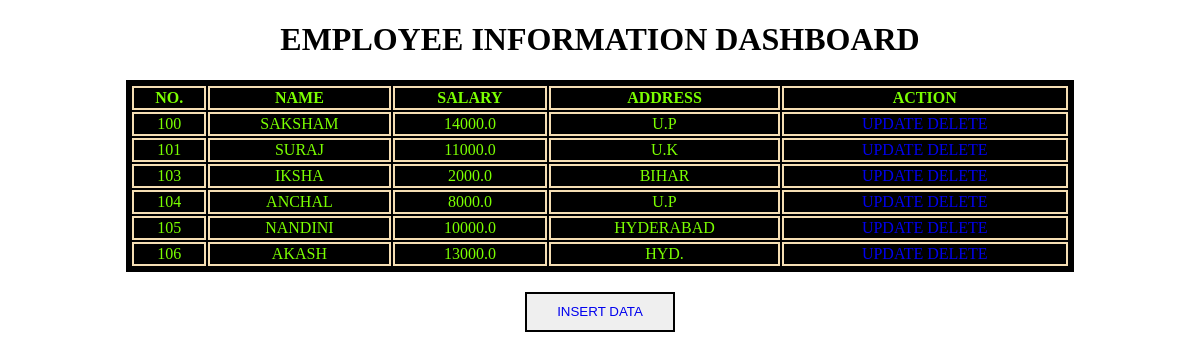
The page / on the database its author committed.
### testApp/models.py (models this page shows)
class EmployeeForm(models.Model):
    eno = models.IntegerField()
    ename = models.CharField(max_length=64)
    esal = models.FloatField()
    eaddr = models.CharField(max_length=256)

### testApp/views.py (the view)
# urls.py: path('', views.retrieve_view),
def retrieve_view(request):
    employees = EmployeeForm.objects.all()
    return render(request,'testApp/home.html',{'employees':employees})

### templates/testApp/home.html
<!DOCTYPE html>
{% extends "testApp/base.html" %}
{% block body_block %}
{% load static %}
<link rel="stylesheet" href="{% static "css/demo.css" %}">
<h1>EMPLOYEE INFORMATION DASHBOARD</h1>
<div class="container">
    <table>
        <tr>
            <th>NO.</th>
            <th>NAME</th>
            <th>SALARY</th>
            <th>ADDRESS</th>
            <th>ACTION</th>
        </tr>
        {% for emp in employees %}
        <tr>
            <td>{{emp.eno}}</td>
            <td>{{emp.ename}}</td>
            <td>{{emp.esal}}</td>
            <td>{{emp.eaddr}}</td>
            <td><a href="/update/{{emp.id}}">UPDATE</a> <a href="/delete/{{emp.id}}">DELETE</a></td>
        </tr>
        {% endfor %}
    </table>
    <button><a href="/create">INSERT DATA</a></button>
</div>
{% endblock %}

### templates/testApp/base.html (shortened to what this page needs)
<!DOCTYPE html>
{% load static %}
<html lang="en">
<head>
</head>
<body>
    {% block body_block %}
    {% endblock %}
</body>
</html>

### static/css/demo.css (style rules this page uses)
h1 { text-align: center; }
table { border: 4px solid black; min-width: 80%; background: black; color: rgb(123, 255, 0); text-align: center; }
th, td { border: 2px solid wheat; }
.container { display: flex; justify-content: center; align-items: center; flex-direction: column; }
a { text-decoration: none; }
button { margin-top: 20px; width: 150px; height: 40px; border: 2px solid black; }

### rows shown on the page
EmployeeForm: eno "100", ename "SAKSHAM", esal "14000.0", eaddr "U.P"
EmployeeForm: eno "101", ename "SURAJ", esal "11000.0", eaddr "U.K"
EmployeeForm: eno "103", ename "IKSHA", esal "2000.0", eaddr "BIHAR"
EmployeeForm: eno "104", ename "ANCHAL", esal "8000.0", eaddr "U.P"
EmployeeForm: eno "105", ename "NANDINI", esal "10000.0", eaddr "HYDERABAD"
EmployeeForm: eno "106", ename "AKASH", esal "13000.0", eaddr "HYD."
